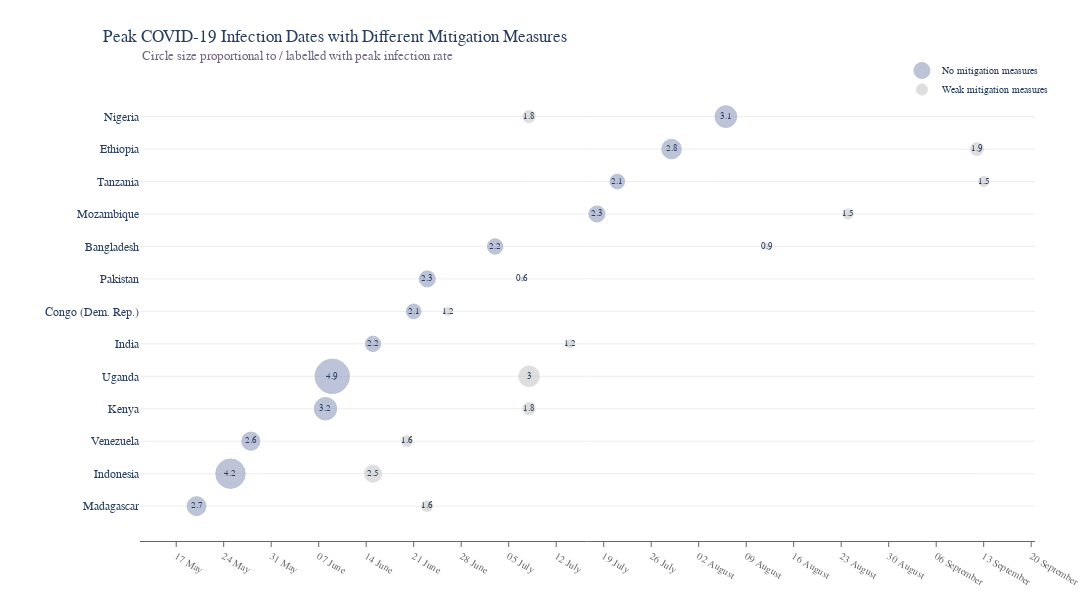

The notebook cell saved with this chart:
### Code cell
import plotly.graph_objects as go
from dateutil.parser import parse

x_no = covid_data.peak_infection_date_no_mitigation
x_weak = covid_data.peak_infection_date_weak_mitigation

y_no = covid_data.peak_infection_rate_no_mitigation
y_weak = covid_data.peak_infection_rate_weak_mitigation

fig = go.Figure(
    data=[
        go.Scatter(
            x=x_no,
            y=covid_data.Country,
            mode='markers+text',
            text=covid_data.peak_infection_rate_no_mitigation,
            textfont_size=9,
            name='No mitigation measures',
            marker=dict(
                color='rgba(156, 165, 196, 0.95)',
                line_color='rgba(156, 165, 196, 1.0)',
                size=covid_data.peak_infection_rate_no_mitigation.apply(lambda c: c*7)
            )
        ),
        go.Scatter(
            x=x_weak,
            y=covid_data.Country,
            mode='markers+text',
            text=covid_data.peak_infection_rate_weak_mitigation,
            textfont_size=9,
            name='Weak mitigation measures',
            marker=dict(
                color='rgba(204, 204, 204, 0.95)',
                line_color='rgba(217, 217, 217, 1.0)',
                size=covid_data.peak_infection_rate_weak_mitigation.apply(lambda c: c*7)
            )
        )
    ]
)

fig.update_traces(marker=dict(line_width=1, symbol='circle'))

fig.update_layout(
    title={
        'text': "Peak COVID-19 Infection Dates with Different Mitigation Measures",
        'y':0.95,
        'x':0.094,
        'xanchor': 'left',
        'yanchor': 'top'
    },
    font=dict(
        family="Zilla Slab",
    ),
    yaxis=dict(
        showgrid=True,
        gridcolor='#ededed'
    ),
    xaxis=dict(
        showline=True,
        linecolor='rgb(102, 102, 102)',
        tickfont_color='rgb(102, 102, 102)',
        tickfont_size=10,
        showticklabels=True,
        tickformat = '%d %B',
        ticks='outside',
        dtick=604800000.0,
        tickcolor='rgb(102, 102, 102)',
    ),
    margin=dict(l=140, r=40, b=50, t=80),
    legend=dict(
        font_size=10,
        yanchor='middle',
        xanchor='right',
    ),
    width=1500,
    height=600,
    paper_bgcolor='white',
    plot_bgcolor='white',
    hovermode='closest',
    annotations=[
        dict(
            x=0,
            y=1.07,
            xref="paper",
            yref="paper",
            text="Circle size proportional to / labelled with peak infection rate",
            font={
                "size": 13,
                "color": 'rgb(116, 101, 130)',
            },
            showarrow=False,
            align='left'
        )
    ]
)

fig.show()

### Figure 1 — Plotly figure (JSON) as saved in the notebook; plotly's stock layout.template omitted (floating-point values rounded to 4 significant figures)
{"data": [{"marker": {"color": "rgba(156, 165, 196, 0.95)", "line": {"color": "rgba(156, 165, 196, 1.0)", "width": 1}, "size": [18.9, 29.4, 18.2, 22.4, 34.3, 15.4, 14.7, 16.1, 15.4, 16.1, 14.7, 19.6, 21.7], "symbol": "circle"}, "mode": "markers+text", "name": "No mitigation measures", "text": [2.7, 4.2, 2.6, 3.2, 4.9, 2.2, 2.1, 2.3, 2.2, 2.3, 2.1, 2.8, 3.1], "textfont": {"size": 9}, "type": "scatter", "x": ["2020-05-20T00:00:00", "2020-05-25T00:00:00", "2020-05-28T00:00:00", "2020-06-08T00:00:00", "2020-06-09T00:00:00", "2020-06-15T00:00:00", "2020-06-21T00:00:00", "2020-06-23T00:00:00", "2020-07-03T00:00:00", "2020-07-18T00:00:00", "2020-07-21T00:00:00", "2020-07-29T00:00:00", "2020-08-06T00:00:00"], "y": ["Madagascar", "Indonesia", "Venezuela", "Kenya", "Uganda", "India", "Congo (Dem. Rep.)", "Pakistan", "Bangladesh", "Mozambique", "Tanzania", "Ethiopia", "Nigeria"]}, {"marker": {"color": "rgba(204, 204, 204, 0.95)", "line": {"color": "rgba(217, 217, 217, 1.0)", "width": 1}, "size": [11.2, 17.5, 11.2, 12.6, 21, 8.4, 8.4, 4.2, 6.3, 10.5, 10.5, 13.3, 12.6], "symbol": "circle"}, "mode": "markers+text", "name": "Weak mitigation measures", "text": [1.6, 2.5, 1.6, 1.8, 3, 1.2, 1.2, 0.6, 0.9, 1.5, 1.5, 1.9, 1.8], "textfont": {"size": 9}, "type": "scatter", "x": ["2020-06-23T00:00:00", "2020-06-15T00:00:00", "2020-06-20T00:00:00", "2020-07-08T00:00:00", "2020-07-08T00:00:00", "2020-07-14T00:00:00", "2020-06-26T00:00:00", "2020-07-07T00:00:00", "2020-08-12T00:00:00", "2020-08-24T00:00:00", "2020-09-13T00:00:00", "2020-09-12T00:00:00", "2020-07-08T00:00:00"], "y": ["Madagascar", "Indonesia", "Venezuela", "Kenya", "Uganda", "India", "Congo (Dem. Rep.)", "Pakistan", "Bangladesh", "Mozambique", "Tanzania", "Ethiopia", "Nigeria"]}], "layout": {"annotations": [{"align": "left", "font": {"color": "rgb(116, 101, 130)", "size": 13}, "showarrow": false, "text": "Circle size proportional to / labelled with peak infection rate", "x": 0, "xref": "paper", "y": 1.07, "yref": "paper"}], "font": {"family": "Zilla Slab"}, "height": 600, "hovermode": "closest", "legend": {"font": {"size": 10}, "xanchor": "right", "yanchor": "middle"}, "margin": {"b": 50, "l": 140, "r": 40, "t": 80}, "paper_bgcolor": "white", "plot_bgcolor": "white", "title": {"text": "Peak COVID-19 Infection Dates with Different Mitigation Measures", "x": 0.094, "xanchor": "left", "y": 0.95, "yanchor": "top"}, "width": 1500, "xaxis": {"autorange": true, "dtick": 604800000, "linecolor": "rgb(102, 102, 102)", "range": ["2020-05-12 06:47:12.4463", "2020-09-20 04:43:00.8272"], "showline": true, "showticklabels": true, "tickcolor": "rgb(102, 102, 102)", "tickfont": {"color": "rgb(102, 102, 102)", "size": 10}, "tickformat": "%d %B", "ticks": "outside", "type": "date"}, "yaxis": {"autorange": true, "gridcolor": "#ededed", "range": [-1.066, 13.12], "showgrid": true, "type": "category"}}}
